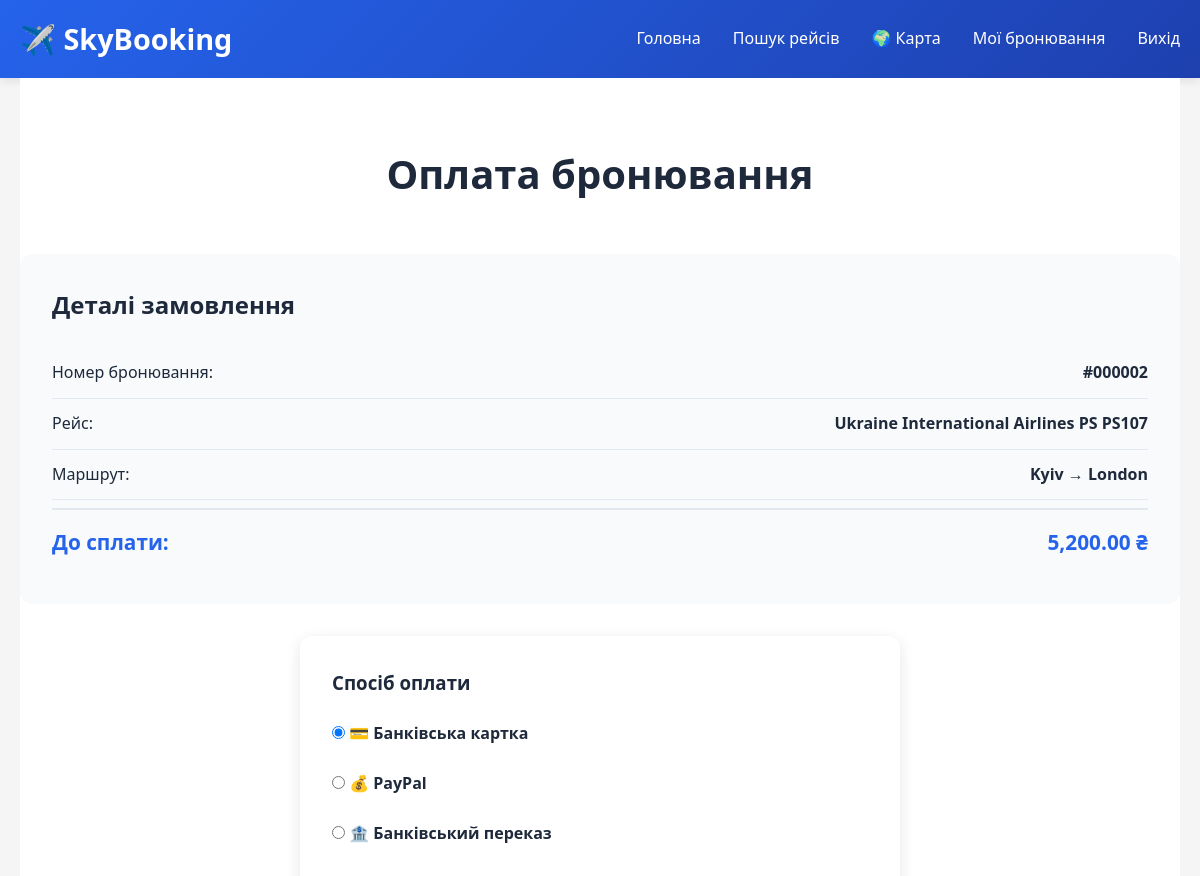
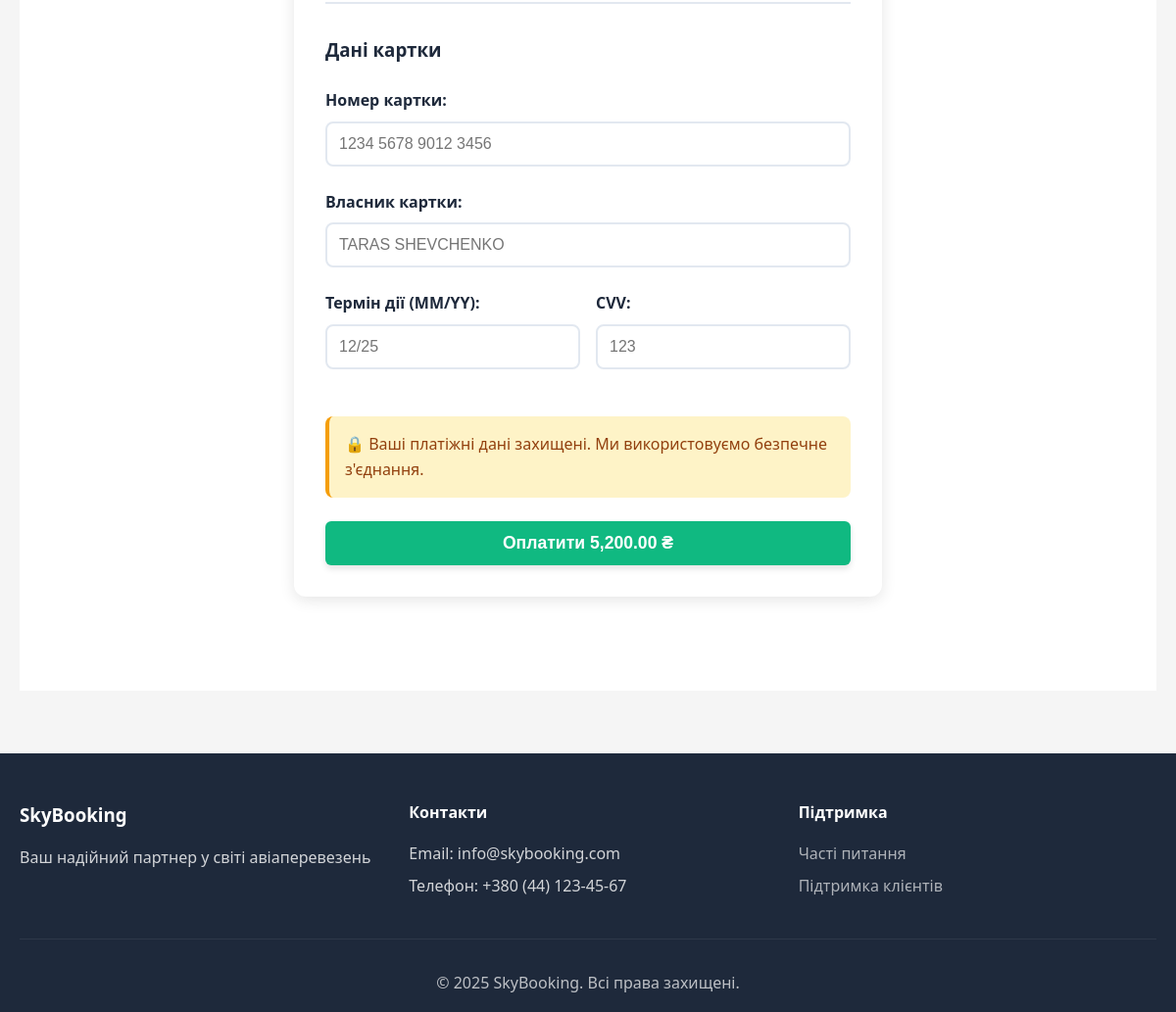
The app's page /public/payment.php?booking_id=2 (signed in) with its own data (2 pictures, top to bottom).
### tables this page shows
CREATE TABLE `bookings` (
  `booking_id` int(11) NOT NULL AUTO_INCREMENT,
  `customer_id` int(11) NOT NULL,
  `booking_date` timestamp NOT NULL DEFAULT current_timestamp(),
  `status` enum('pending','confirmed','cancelled','completed') DEFAULT 'pending',
  `total_amount` decimal(10,2) NOT NULL,
  `payment_status` enum('unpaid','paid','refunded') DEFAULT 'unpaid',
  `currency` varchar(3) DEFAULT 'UAH',
  `created_at` timestamp NOT NULL DEFAULT current_timestamp(),
  `updated_at` timestamp NOT NULL DEFAULT current_timestamp() ON UPDATE current_timestamp(),
  PRIMARY KEY (`booking_id`),
  KEY `idx_customer` (`customer_id`),
  KEY `idx_status` (`status`),
  KEY `idx_booking_date` (`booking_date`),
  CONSTRAINT `bookings_ibfk_1` FOREIGN KEY (`customer_id`) REFERENCES `customers` (`customer_id`) ON DELETE CASCADE
);

CREATE TABLE `airlines` (
  `airline_id` int(11) NOT NULL AUTO_INCREMENT,
  `name` varchar(100) NOT NULL,
  `iata_code` varchar(3) NOT NULL,
  `country` varchar(50) DEFAULT NULL,
  `created_at` timestamp NOT NULL DEFAULT current_timestamp(),
  PRIMARY KEY (`airline_id`),
  UNIQUE KEY `iata_code` (`iata_code`),
  KEY `idx_iata` (`iata_code`)
);

CREATE TABLE `flights` (
  `flight_id` int(11) NOT NULL AUTO_INCREMENT,
  `airline_id` int(11) NOT NULL,
  `flight_number` varchar(10) NOT NULL,
  `departure_airport_id` int(11) NOT NULL,
  `arrival_airport_id` int(11) NOT NULL,
  `departure_time` datetime NOT NULL,
  `arrival_time` datetime NOT NULL,
  `base_price` decimal(10,2) NOT NULL,
  `available_seats` int(11) NOT NULL DEFAULT 0,
  `status` enum('scheduled','boarding','departed','arrived','cancelled','delayed') DEFAULT 'scheduled',
  `created_at` timestamp NOT NULL DEFAULT current_timestamp(),
  `updated_at` timestamp NOT NULL DEFAULT current_timestamp() ON UPDATE current_timestamp(),
  PRIMARY KEY (`flight_id`),
  KEY `airline_id` (`airline_id`),
  KEY `idx_flight_number` (`flight_number`),
  KEY `idx_departure_time` (`departure_time`),
  KEY `idx_departure_airport` (`departure_airport_id`),
  KEY `idx_arrival_airport` (`arrival_airport_id`),
  KEY `idx_status` (`status`),
  CONSTRAINT `flights_ibfk_1` FOREIGN KEY (`airline_id`) REFERENCES `airlines` (`airline_id`) ON DELETE CASCADE,
  CONSTRAINT `flights_ibfk_2` FOREIGN KEY (`departure_airport_id`) REFERENCES `airports` (`airport_id`) ON DELETE CASCADE,
  CONSTRAINT `flights_ibfk_3` FOREIGN KEY (`arrival_airport_id`) REFERENCES `airports` (`airport_id`) ON DELETE CASCADE
);

### public/payment.php (the view, shortened to what this page needs)
<?php
require_once '../includes/config.php';
if (isset($_GET['booking_id'])) {
    $booking_id = intval($_GET['booking_id']);
} elseif (isset($_SESSION['current_booking_id'])) {
    $booking_id = $_SESSION['current_booking_id'];
} else {
    header('Location: ' . BASE_URL . '/index.php');
    exit;
}
$stmt = $pdo->prepare("
    SELECT
        b.*,
        f.flight_number,
        f.departure_time,
        a.name as airline_name,
        a.iata_code as airline_code,
        da.city as departure_city,
        aa.city as arrival_city
    FROM bookings b
    JOIN tickets t ON b.booking_id = t.booking_id
    JOIN flights f ON t.flight_id = f.flight_id
    JOIN airlines a ON f.airline_id = a.airline_id
    JOIN airports da ON f.departure_airport_id = da.airport_id
    JOIN airports aa ON f.arrival_airport_id = aa.airport_id
    WHERE b.booking_id = ? AND b.customer_id = ?
    LIMIT 1
");
$stmt->execute([$booking_id, $_SESSION['customer_id']]);
$booking = $stmt->fetch();
require_once '../includes/header.php';
?>
<div class="container">
    <section class="section">
        <h1 class="section-title">Оплата бронювання</h1>
        <div class="booking-summary">
            <h2 style="margin-bottom: 1.5rem; color: var(--dark-text);">Деталі замовлення</h2>
            <div class="summary-row">
                <span>Номер бронювання:</span>
                <strong>#<?php echo str_pad($booking['booking_id'], 6, '0', STR_PAD_LEFT); ?></strong>
            </div>
            <div class="summary-row">
                <span>Рейс:</span>
                <strong>
                    <?php echo htmlspecialchars($booking['airline_name']); ?>
                    <?php echo htmlspecialchars($booking['airline_code'] . ' ' . $booking['flight_number']); ?>
                </strong>
            </div>
            <div class="summary-row">
                <span>Маршрут:</span>
                <strong>
                    <?php echo htmlspecialchars($booking['departure_city'] . ' → ' . $booking['arrival_city']); ?>
                </strong>
            </div>
            <div class="summary-row">
                <span>До сплати:</span>
                <strong><?php echo number_format($booking['total_amount'], 2); ?> ₴</strong>
            </div>
        </div>
        <div class="form-container" style="margin-top: 2rem;">
            <form method="POST" action="" id="paymentForm" novalidate>
                <h3 style="margin-bottom: 1.5rem;">Спосіб оплати</h3>
                <div class="form-group">
                    <label>
                        <input type="radio" name="payment_method" value="card" id="paymentCard" required checked onchange="toggleCardDetails(); checkPaymentFormValidity();">
                        💳 Банківська картка
                    </label>
                </div>
                <div class="form-group">
                    <label>
                        <input type="radio" name="payment_method" value="paypal" id="paymentPaypal" required onchange="toggleCardDetails(); checkPaymentFormValidity();">
                        💰 PayPal
                    </label>
                </div>
                <div class="form-group">
                    <label>
                        <input type="radio" name="payment_method" value="bank_transfer" id="paymentTransfer" required onchange="toggleCardDetails(); checkPaymentFormValidity();">
                        🏦 Банківський переказ
                    </label>
                </div>
                <div id="cardDetails" style="margin-top: 2rem; padding-top: 2rem; border-top: 2px solid var(--border-color);">
                    <h3 style="margin-bottom: 1.5rem;">Дані картки</h3>
                    <div class="form-group">
                        <label for="card_number">Номер картки:</label>
                        <input type="text" name="card_number" id="card_number"
                               class="form-control card-field"
                               placeholder="1234 5678 9012 3456"
                               minlength="13"
                               maxlength="19"
                               pattern="[0-9\s]{13,19}"
                               oninput="formatCardNumber(this); checkPaymentFormValidity();">
                    </div>
                    <div class="form-group">
                        <label for="card_holder">Власник картки:</label>
                        <input type="text" name="card_holder" id="card_holder"
                               class="form-control card-field"
                               placeholder="TARAS SHEVCHENKO"
                               minlength="3"
                               maxlength="50"
                               pattern="[A-Za-z\s]+"
                               oninput="this.value = this.value.toUpperCase(); checkPaymentFormValidity();">
                    </div>
                    <div class="form-row">
                        <div class="form-group">
                            <label for="expiry">Термін дії (MM/YY):</label>
                            <input type="text" name="expiry" id="expiry"
                                   class="form-control card-field"
                                   placeholder="12/25"
                                   maxlength="5"
                                   pattern="(0[1-9]|1[0-2])\/[0-9]{2}"
                                   oninput="formatExpiry(this); checkPaymentFormValidity();">
                        </div>
                        <div class="form-group">
                            <label for="cvv">CVV:</label>
                            <input type="text" name="cvv" id="cvv"
                                   class="form-control card-field"
                                   placeholder="123"
                                   minlength="3"
                                   maxlength="4"
                                   pattern="[0-9]{3,4}"
                                   oninput="this.value = this.value.replace(/[^0-9]/g, ''); checkPaymentFormValidity();">
                        </div>
                    </div>
                </div>
                <div style="background: #fef3c7; padding: 1rem; border-radius: 8px; margin: 1.5rem 0; border-left: 4px solid var(--warning-color);">
                    <p style="margin: 0; color: #92400e;">
                        🔒 Ваші платіжні дані захищені. Ми використовуємо безпечне з'єднання.
                    </p>
                </div>
                <button type="submit" name="process_payment" class="btn btn-success btn-full" id="paymentBtn" disabled>
                    Оплатити <?php echo number_format($booking['total_amount'], 2); ?> ₴
                </button>
            </form>
        </div>
    </section>
</div>
<?php require_once '../includes/footer.php'; ?>

### public/css/style.css (style rules this page uses)
* { margin: 0; padding: 0; box-sizing: border-box; }
:root { --primary-color: #2563eb; --secondary-color: #1e40af; --success-color: #10b981; --danger-color: #ef4444; --warning-color: #f59e0b; --light-bg: #f8fafc; --dark-text: #1e293b; --gray-text: #64748b; --border-color: #e2e8f0; }
body { font-family: 'Segoe UI', Tahoma, Geneva, Verdana, sans-serif; line-height: 1.6; color: var(--dark-text); background-color: #f5f5f5; margin: 0; padding: 0; }
.container { max-width: 1200px; margin: 0 auto; padding: 0 20px; }
.btn { display: inline-block; padding: 0.875rem 2rem; background: white; color: var(--primary-color); border: none; border-radius: 8px; font-size: 1.1rem; font-weight: 600; text-decoration: none; cursor: pointer; transition: all 0.3s; box-shadow: 0 4px 6px rgba(0, 0, 0, 0.1); text-align: center; }
.btn-success { background: var(--success-color); color: white; }
.btn-full { width: 100%; }
.section { padding: 4rem 0; background: white; }
.section-title { text-align: center; font-size: 2.5rem; margin-bottom: 3rem; color: var(--dark-text); font-weight: bold; }
.form-container { max-width: 600px; margin: 2rem auto; background: white; padding: 2rem; border-radius: 12px; box-shadow: 0 4px 15px rgba(0, 0, 0, 0.1); }
.form-group { margin-bottom: 1.5rem; }
.form-group label { display: block; margin-bottom: 0.5rem; font-weight: 600; color: var(--dark-text); }
.form-control { width: 100%; padding: 0.75rem; border: 2px solid var(--border-color); border-radius: 8px; font-size: 1rem; transition: border-color 0.3s; }
.form-row { display: grid; grid-template-columns: repeat(auto-fit, minmax(250px, 1fr)); gap: 1rem; }
.booking-summary { background: var(--light-bg); padding: 2rem; border-radius: 12px; margin-top: 2rem; }
.summary-row { display: flex; justify-content: space-between; padding: 0.75rem 0; border-bottom: 1px solid var(--border-color); }
.summary-row:last-child { border-bottom: none; font-size: 1.3rem; font-weight: bold; color: var(--primary-color); padding-top: 1rem; margin-top: 0.5rem; border-top: 2px solid var(--border-color); }
.btn-success { background: var(--success-color); color: white; padding: 0.75rem 1.5rem; border: none; border-radius: 6px; font-weight: 600; cursor: pointer; transition: all 0.3s ease; text-decoration: none; display: inline-block; }

### public/payment.php (style rules this page uses)
.form-control:invalid:not(:placeholder-shown) { border-color: var(--danger-color); }

### records on screen
bookings: booking_id "000002", airlines.name "Ukraine International Airlines", airlines.iata_code "PS PS107", total_amount "5,200.00"

### other values on screen
$booking['departure_city'] . ' → ' . $booking['arrival_city'] "Kyiv → London"
